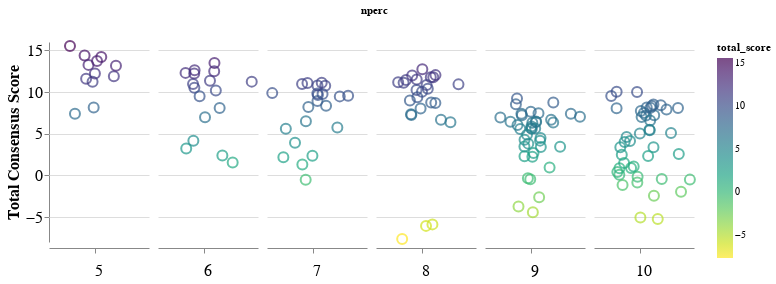

Notebook code cell kept with this figure:
### Code cell
stripplot = alt.Chart(
    all_hex_df,
    #title=f"Prediction consensus matches"
).mark_point().encode(
    x=alt.X(
        'jitter:Q',
        title=None,
        axis=alt.Axis(values=[0], ticks=True, grid=False, labels=False),
        scale=alt.Scale()
    ),
    y=alt.Y('total_score:Q',axis=alt.Axis(title="Total Consensus Score")),
    color=alt.Color('total_score:Q',scale=alt.Scale(scheme='viridis'),sort='descending'),
    size=alt.value(100),
    tooltip=["desc:N","hex1:N",'hex2:N','total_score:Q'],
    column=alt.Column(
        'nperc:N', 
        header=alt.Header(
            labelFontSize=16,
            labelAngle=0,
            titleOrient='top',
            labelOrient='bottom',
            labelAlign='center',
            labelPadding=25,
       ),
    ),
).transform_calculate(
    # Generate Gaussian jitter with a Box-Muller transform
    jitter='sqrt(-2*log(random()))*cos(2*PI*random())'
).configure_facet(
    spacing=0
).configure_view(
    stroke=None
).configure_axis(
    labelFontSize=16,
    titleFontSize=16
).properties(height=200, width=100)

stripplot.save("consensus_varying_n_stripplot.html")
stripplot

### Figure 1 — Vega-Lite specification as saved in the notebook (floating-point values rounded to 4 significant figures; data arrays with more than 128 entries replaced by an {"elided": "..."} marker saying what was removed)
{"config": {"view": {"continuousWidth": 400, "continuousHeight": 300, "stroke": null}, "axis": {"labelFontSize": 16, "titleFontSize": 16}, "facet": {"spacing": 0}}, "data": {"name": "data-c39a4a7c212f8980d4b1552f9c248d39"}, "mark": "point", "encoding": {"color": {"type": "quantitative", "field": "total_score", "scale": {"scheme": "viridis"}, "sort": "descending"}, "column": {"type": "nominal", "field": "nperc", "header": {"labelAlign": "center", "labelAngle": 0, "labelFontSize": 16, "labelOrient": "bottom", "labelPadding": 25, "titleOrient": "top"}}, "size": {"value": 100}, "tooltip": [{"type": "nominal", "field": "desc"}, {"type": "nominal", "field": "hex1"}, {"type": "nominal", "field": "hex2"}, {"type": "quantitative", "field": "total_score"}], "x": {"type": "quantitative", "axis": {"grid": false, "labels": false, "ticks": true, "values": [0]}, "field": "jitter", "scale": {}, "title": null}, "y": {"type": "quantitative", "axis": {"title": "Total Consensus Score"}, "field": "total_score"}}, "height": 200, "transform": [{"calculate": "sqrt(-2*log(random()))*cos(2*PI*random())", "as": "jitter"}], "width": 100, "$schema": "https://vega.github.io/schema/vega-lite/v4.0.2.json", "datasets": {"data-c39a4a7c212f8980d4b1552f9c248d39": {"elided": "160 records"}}}
